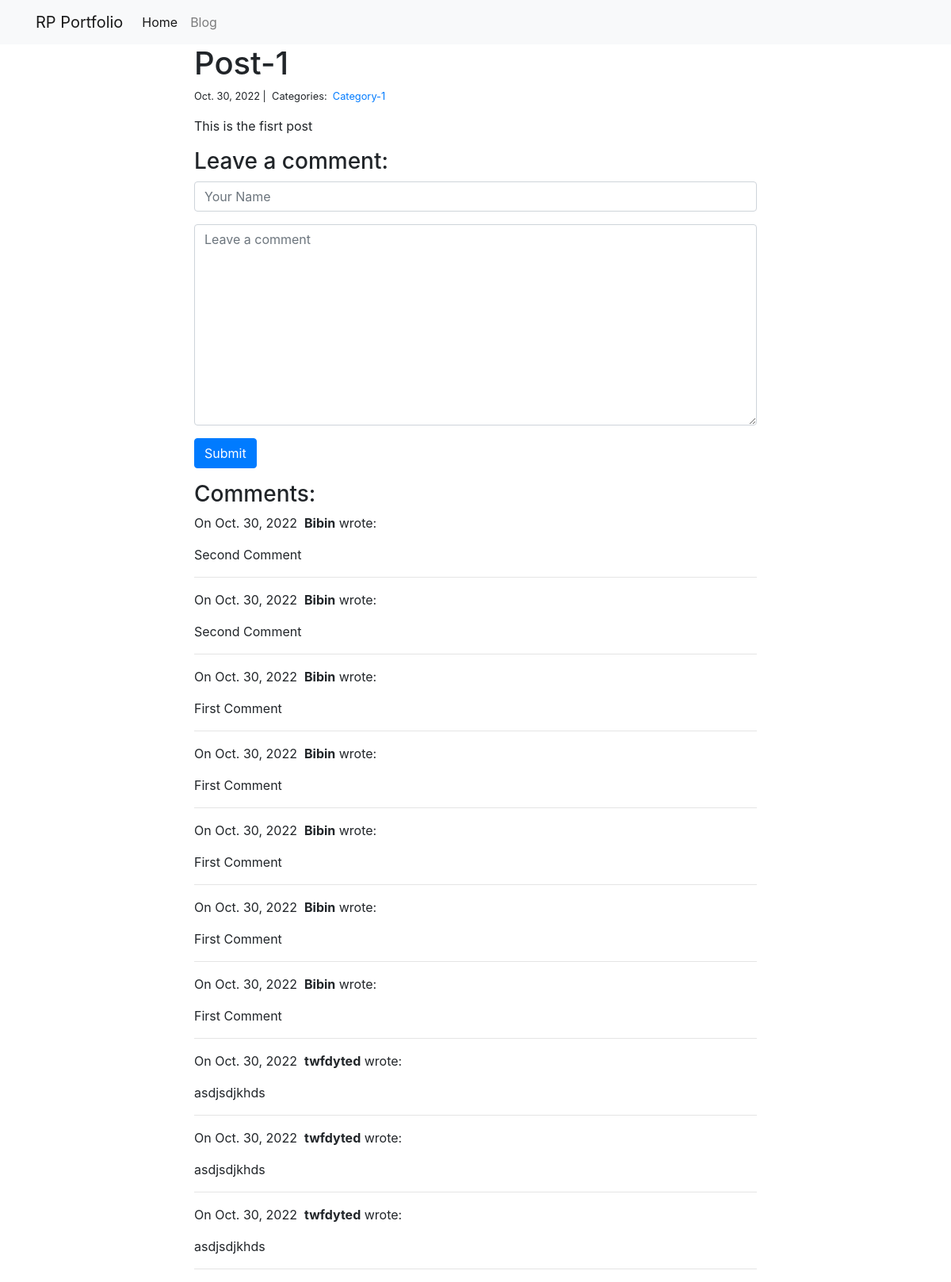
Page /blog/1/ on the committed database.
### blog/models.py (models this page shows)
class Post(models.Model):
    title = models.CharField(max_length=200)
    body = models.TextField()
    created_on = models.DateTimeField(auto_now_add=True)
    last_modified = models.DateTimeField(auto_now=True)
    categories = models.ManyToManyField('Category', related_name='posts')

class Category(models.Model):
    name = models.CharField(max_length=20)

class Comment(models.Model):
    author = models.CharField(max_length=100)
    body = models.TextField()
    created_on = models.DateTimeField(auto_now_add=True)
    post = models.ForeignKey('Post', on_delete=models.CASCADE)

### blog/views.py (the view, shortened to what this page needs)
# urls.py: path("<int:id>/", views.blog_detail, name="blog_detail"),
def blog_detail(request, id):
    post = Post.objects.get(id=id)
    form = CommentForm()
    comments = Comment.objects.filter(post=post).order_by("-created_on")
    print(f"\n\n\Comments:{comments}n\n\n")
    context = {
        "post":post,
        "comments": comments,
        "form":form
    }
    return render(request, "blog_detail.html", context)

### blog/forms.py
class CommentForm(forms.Form):
    author = forms.CharField(
        max_length = 60,
        widget = forms.TextInput(attrs={
            "class":"form-control",
            "placeholder":"Your Name"
        })
    )
    body = forms.CharField(
        widget = forms.Textarea(attrs={
            "class":"form-control",
            "placeholder":"Leave a comment"
        })
    )

### blog/templates/blog_detail.html (shortened to what this page needs)
{% extends "base.html" %}
{% block page_content %}
<div class="col-md-8 offset-md-2">
    <h1>{{ post.title }}</h1>
    <small>
        {{ post.created_on.date }} |&nbsp;
        Categories:&nbsp;
        {% for category in post.categories.all %}
        <a href="{% url 'blog_category' category.name %}">
            {{ category.name }}
        </a>&nbsp;
        {% endfor %}
    </small>
    <p>{{ post.body | linebreaks }}</p>
    <h3>Leave a comment:</h3>
    <form action="/blog/{{ post.id }}/" method="post">
        <div class="form-group">
            {{ form.author }}
        </div>
        <div class="form-group">
            {{ form.body }}
        </div>
        <button type="submit" class="btn btn-primary">Submit</button>
    </form>
    <h3>Comments:</h3>
    {% for comment in comments %}
    <p>
        On {{comment.created_on.date }}&nbsp;
        <b>{{ comment.author }}</b> wrote:
    </p>
    <p>{{ comment.body }}</p>
    <hr>
    {% endfor %}
</div>
{% endblock %}

### trydjango/templates/base.html (shortened to what this page needs)
<link rel="stylesheet" href="https://stackpath.bootstrapcdn.com/bootstrap/4.1.3/css/bootstrap.min.css">
<nav class="navbar navbar-expand-lg navbar-light bg-light">
    <div class="container">
        <a class="navbar-brand" href="{% url 'project_index' %}">RP Portfolio</a>
        <div class="collapse navbar-collapse" id="navbarSupportedContent">
          <ul class="navbar-nav mr-auto">
            <li class="nav-item active">
              <a class="nav-link" href="{% url 'project_index' %}">Home</a>
            </li>
            <li class="nav-item">
              <a class="nav-link" href="{% url 'project_index' %}">Blog</a>
            </li>
          </ul>
        </div>
    </div>
</nav>
<div class="container">
    {% block page_content %}{% endblock %}
</div>

### rows in the picture
Post: title "Post-1", created_on "Oct. 30, 2022", body "This is the fisrt post"
Category: name "Category-1"
Comment: created_on "Oct. 30, 2022", author "Bibin", body "Second Comment"
Comment: created_on "Oct. 30, 2022", author "Bibin", body "Second Comment"
Comment: created_on "Oct. 30, 2022", author "Bibin", body "First Comment"
Comment: created_on "Oct. 30, 2022", author "Bibin", body "First Comment"
Comment: created_on "Oct. 30, 2022", author "Bibin", body "First Comment"
Comment: created_on "Oct. 30, 2022", author "Bibin", body "First Comment"
Comment: created_on "Oct. 30, 2022", author "Bibin", body "First Comment"
Comment: created_on "Oct. 30, 2022", author "twfdyted", body "asdjsdjkhds"
Comment: created_on "Oct. 30, 2022", author "twfdyted", body "asdjsdjkhds"
Comment: created_on "Oct. 30, 2022", author "twfdyted", body "asdjsdjkhds"
